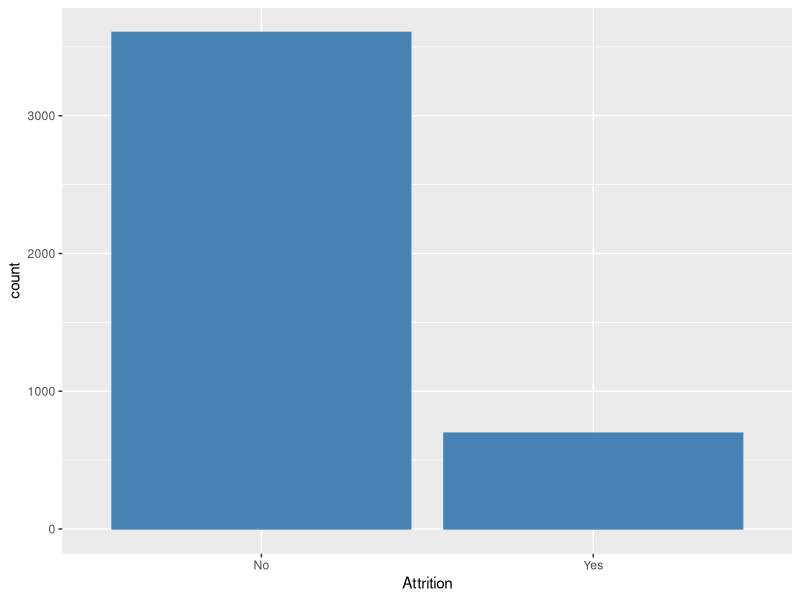
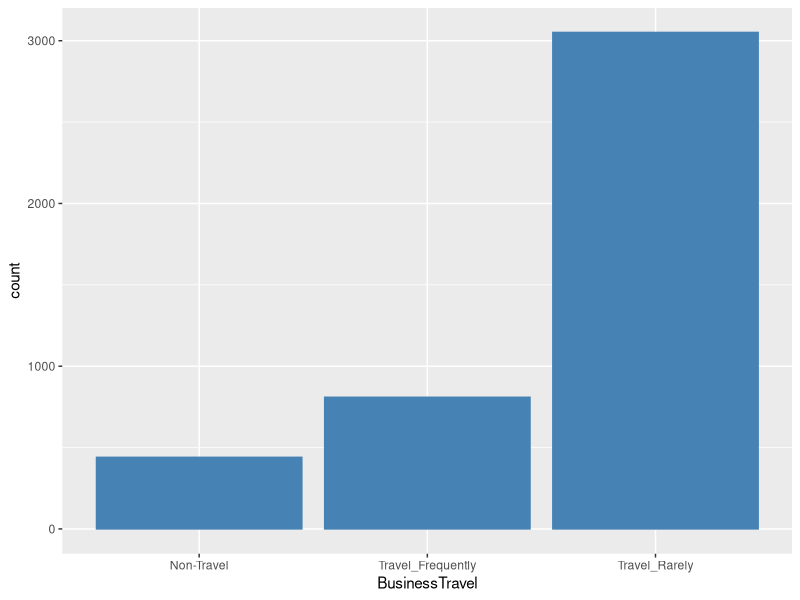
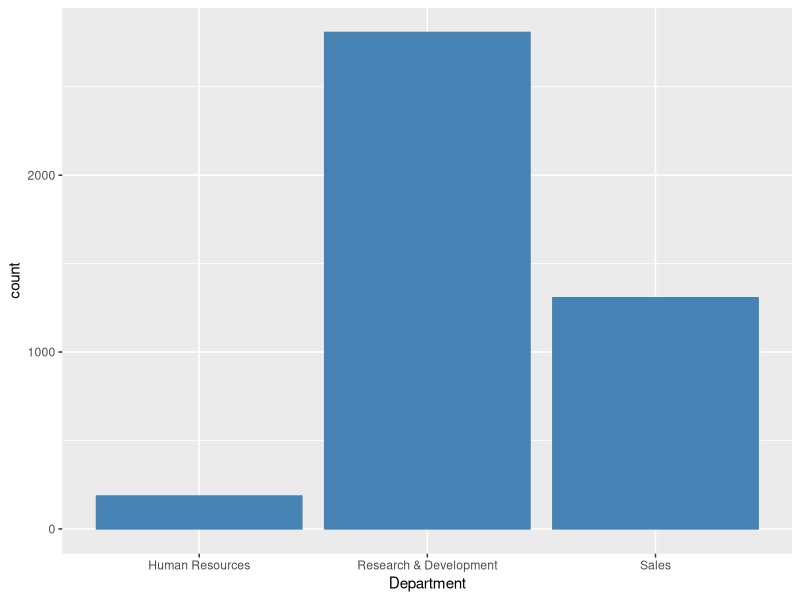
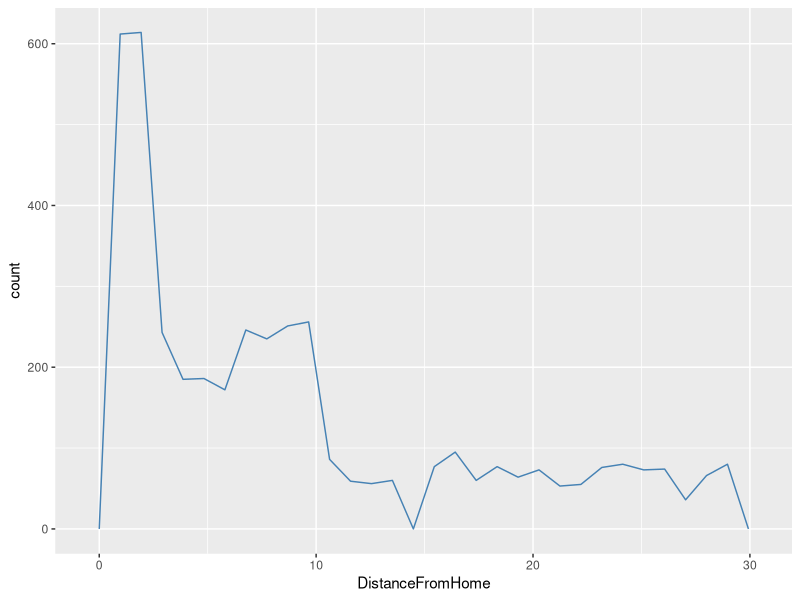
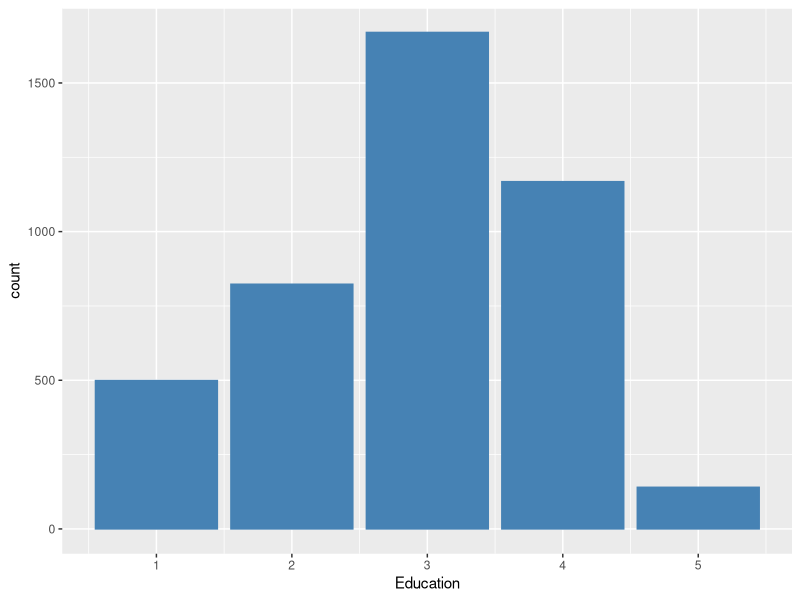
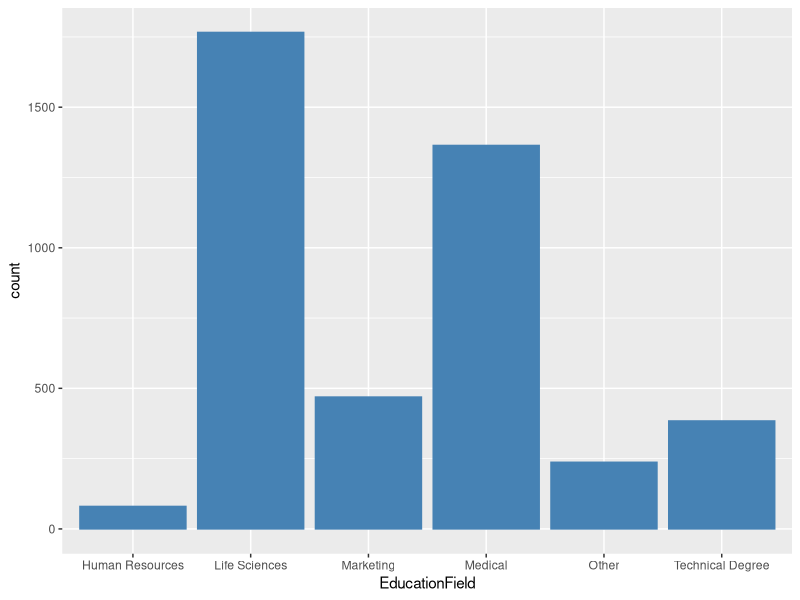
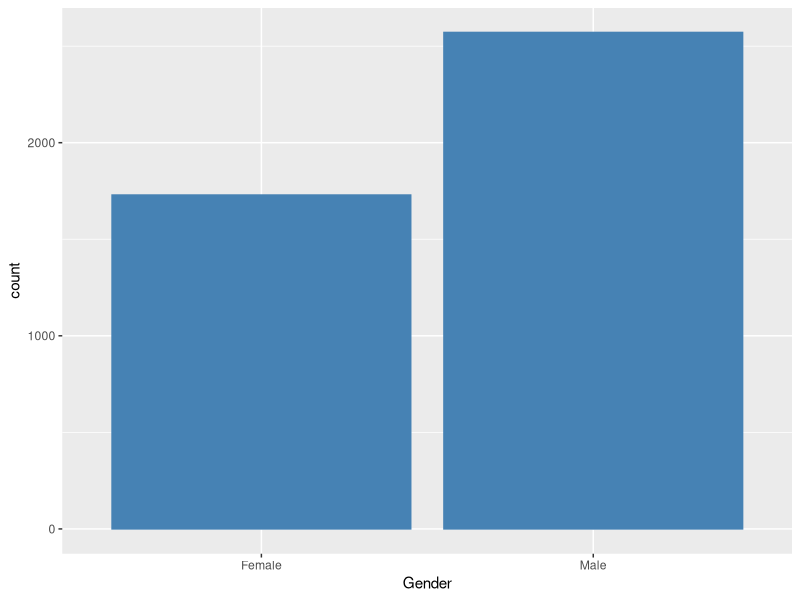
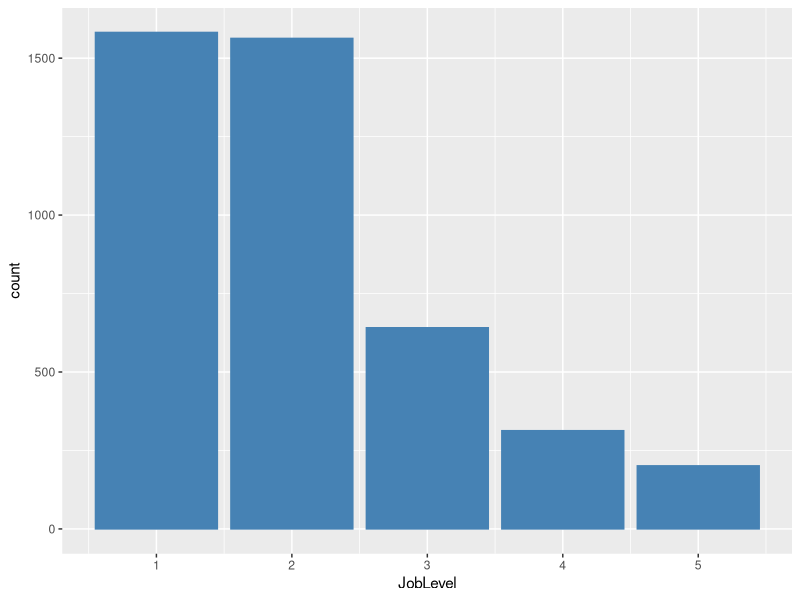

Write the R code that produced these figures, in order.
# clean environment 
rm(list=ls())
# imports
library(ggplot2)

#Importing data from csv files and reading data into a data frame
data <- read.csv("employee_data.csv")
data <- as.data.frame(data)
#get dimensions of data frame
dim(data)
#Structure of the data frame
structure(data)
#Get the first and last 10 rows
head(data,10)
tail(data,10)
#Show summary of the dataframe
summary(data)

# Simple visualization 
# Attrition Rate
Attrition <- ggplot(data = data, aes(Attrition)) 
Attrition <- Attrition + geom_bar(fill = "steelblue", color ="steelblue") 
Attrition
# Business Travel
BTravel <- ggplot(data = data, aes(BusinessTravel))
BTravel <- BTravel + geom_bar(fill = "steelblue", color ="steelblue") 
BTravel
# Department 
Department <- ggplot(data = data, aes(Department))
Department <- Department + geom_bar(fill = "steelblue", color ="steelblue") 
Department
# Distance From Home
DistFromHome <- ggplot(data = data, aes(x = DistanceFromHome))
DistFromHome <- DistFromHome + geom_freqpoly(fill = "steelblue", color ="steelblue")
DistFromHome
# Education
Education <- ggplot(data = data, aes(Education))
Education <- Education + geom_bar(fill = "steelblue", color ="steelblue") 
Education
# Education Field
EducationField <- ggplot(data = data, aes(EducationField))
EducationField <- EducationField + geom_bar(fill = "steelblue", color ="steelblue") 
EducationField
# Gender 
Gender <- ggplot(data = data, aes(Gender))
Gender <- Gender + geom_bar(fill = "steelblue", color ="steelblue") 
Gender
# JobLevel
JobLevel <- ggplot(data = data, aes(JobLevel))
JobLevel <- JobLevel + geom_bar(fill = "steelblue", color ="steelblue") 
JobLevel
# JobRole
JobRole <- ggplot(data = data, aes(JobRole))
JobRole <- JobRole + geom_bar(fill = "steelblue", color ="steelblue") 
JobRole
# MaritalStatus
MaritalStatus <- ggplot(data = data, aes(MaritalStatus))
MaritalStatus <- MaritalStatus + geom_bar(fill = "steelblue", color ="steelblue") 
MaritalStatus
# MonthlyIncome
MonthlyIncome <- ggplot(data = data, aes(MonthlyIncome))
MonthlyIncome <- MonthlyIncome + geom_density(fill = "steelblue", color ="steelblue")
MonthlyIncome
# NumCompaniesWorked
NumCompaniesWorked <- ggplot(data = data, aes(NumCompaniesWorked))
NumCompaniesWorked <- NumCompaniesWorked + geom_bar(fill = "steelblue", color ="steelblue") 
NumCompaniesWorked
# PercentSalaryHike
PercentSalaryHike <- ggplot(data = data, aes(PercentSalaryHike))
PercentSalaryHike <- PercentSalaryHike + geom_density(fill = "steelblue", color ="steelblue") 
PercentSalaryHike
# StockOptionLevel
StockOptionLevel <- ggplot(data = data, aes(StockOptionLevel))
StockOptionLevel <- StockOptionLevel + geom_bar(fill = "steelblue", color ="steelblue") 
StockOptionLevel
# TotalWorkingYears
TotalWorkingYears <- ggplot(data = data, aes(TotalWorkingYears))
TotalWorkingYears <- TotalWorkingYears + geom_bar(fill = "steelblue", color ="steelblue") 
TotalWorkingYears
# YearsAtCompany
YearsAtCompany <- ggplot(data = data, aes(YearsAtCompany))
YearsAtCompany <- YearsAtCompany + geom_bar(fill = "steelblue", color ="steelblue") 
YearsAtCompany
# YearsSinceLastPromotion
YearsSinceLastPromotion <- ggplot(data = data, aes(YearsSinceLastPromotion))
YearsSinceLastPromotion <- YearsSinceLastPromotion + geom_density(fill = "steelblue", color ="steelblue") 
YearsSinceLastPromotion
# YearsWithCurrManager
YearsWithCurrManager <- ggplot(data = data, aes(YearsWithCurrManager))
YearsWithCurrManager <- YearsWithCurrManager + geom_bar(fill = "steelblue", color ="steelblue") 
YearsWithCurrManager
# EnvironmentSatisfaction
EnvironmentSatisfaction <- ggplot(data = data, aes(EnvironmentSatisfaction))
EnvironmentSatisfaction <- EnvironmentSatisfaction + geom_bar(fill = "steelblue", color ="steelblue") 
EnvironmentSatisfaction
# JobSatisfaction
JobSatisfaction <- ggplot(data = data, aes(JobSatisfaction))
JobSatisfaction <- JobSatisfaction + geom_bar(fill = "steelblue", color ="steelblue") 
JobSatisfaction
# WorkLifeBalance
WorkLifeBalance <- ggplot(data = data, aes(WorkLifeBalance))
WorkLifeBalance <- WorkLifeBalance + geom_bar(fill = "steelblue", color ="steelblue") 
WorkLifeBalance
# JobInvolvement
JobInvolvement <- ggplot(data = data, aes(JobInvolvement))
JobInvolvement <- JobInvolvement + geom_bar(fill = "steelblue", color ="steelblue") 
JobInvolvement
# PerformanceRating
PerformanceRating <- ggplot(data = data, aes(PerformanceRating))
PerformanceRating <- PerformanceRating + geom_bar(fill = "steelblue", color ="steelblue") 
PerformanceRating
# AverageWorkingHours
AverageWorkingHours <- ggplot(data = data, aes(AverageWorkingHours))
AverageWorkingHours <- AverageWorkingHours + geom_density(fill = "steelblue", color ="steelblue") 
AverageWorkingHours


###########################
# Age vs Gender
AgeVGender <- ggplot(data = data, aes(x = Gender, y = Age))
AgeVGender <- AgeVGender + geom_boxplot(aes(fill = Gender))
AgeVGender
# Attrition Vs Age
AttVAge <- ggplot(data=data, aes(x = Age))
AttVAge <- AttVAge + geom_bar(aes(fill = Attrition)) 
AttVAge
# Attrition Vs Gender
AttVGender <- ggplot(data = data, aes(Attrition))
AttVGender <- AttVGender + geom_bar(aes(fill=Gender)) 
AttVGender
# Attrition Vs Age & Gender
AttVAgeAndGender <- ggplot(data = data, aes(x = Attrition, y = Age))
AttVAgeAndGender <- AttVAgeAndGender + geom_boxplot(aes(fill = Gender))
AttVAgeAndGender
# BusinessTravel Vs Age & Gender
TravelVAgeAndGender <- ggplot(data = data, aes(x = BusinessTravel, y = Age))
TravelVAgeAndGender <- TravelVAgeAndGender + geom_boxplot(aes(fill = Gender))
TravelVAgeAndGender
# Attrition Vs BusinessTravel
TravVAttr <- ggplot(data = data, aes(Attrition))
TravVAttr <- TravVAttr + geom_bar(aes(fill = BusinessTravel)) 
TravVAttr
# DistanceFromHome and gender
DistVGender <- ggplot(data = data, aes(DistanceFromHome))
DistVGender <- DistVGender + geom_bar(aes(fill = Gender))
DistVGender
# Attrition Vs DistanceFromHome
AttrVDist <- ggplot(data = data, aes(DistanceFromHome))
AttrVDist <- AttrVDist + geom_bar(aes(fill = Attrition))
AttrVDist
# Attrition Vs DistanceFromHome, Gender
AttVDistGender <- ggplot(data = data, aes(x = Attrition, y = DistanceFromHome))
AttVDistGender <- AttVDistGender + geom_boxplot(aes(fill = Gender))
AttVDistGender
# Attrition Vs Education
AttrVEdu <- ggplot(data = data, aes(Education, fill=Attrition))
AttrVEdu <- AttrVEdu + geom_bar(position=position_dodge())
AttrVEdu





